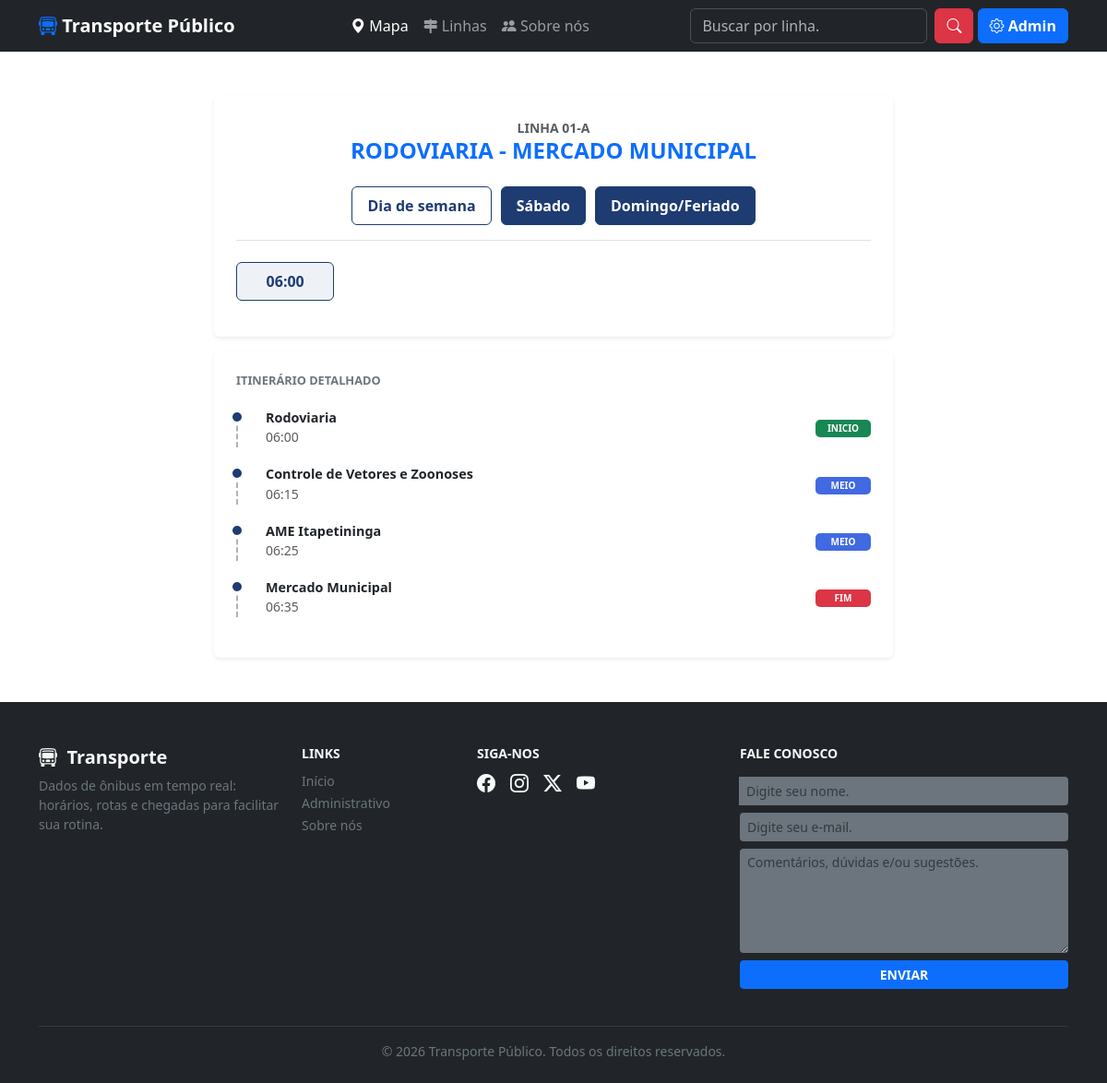
Screenshot of /linhas.php?view=detalhes&id=1&id_horario=1 with the database file from the repository.
### tables this page shows
CREATE TABLE tblinhas (
    id_linha INT PRIMARY KEY AUTO_INCREMENT,
    codigo VARCHAR(20) UNIQUE NOT NULL,
    nome VARCHAR(100) NOT NULL,
    operadora VARCHAR(100)
);

CREATE TABLE tbhorario_programados (
    id_horario INT PRIMARY KEY AUTO_INCREMENT,
    id_linha INT NOT NULL,
    dia_semana VARCHAR(50) NOT NULL,  
    horario_partida TIME NOT NULL,
    FOREIGN KEY (id_linha) REFERENCES tblinhas(id_linha) ON DELETE CASCADE
);

CREATE TABLE tbrotas (
    id_rota INT PRIMARY KEY AUTO_INCREMENT,
    id_linha INT NOT NULL,   
    id_horario INT NOT NULL, 
    id_ponto INT NOT NULL,  
    ordem INT NOT NULL,     
    
    horario_previsto TIME DEFAULT NULL,  
    tipo_ponto VARCHAR(20) DEFAULT 'meio',  

     
    FOREIGN KEY (id_linha) REFERENCES tblinhas(id_linha) ON DELETE CASCADE,
    FOREIGN KEY (id_horario) REFERENCES tbhorario_programados(id_horario) ON DELETE CASCADE,
    FOREIGN KEY (id_ponto) REFERENCES tbpontos(id_ponto) ON DELETE CASCADE
);

CREATE TABLE tbpontos (
    id_ponto INT PRIMARY KEY AUTO_INCREMENT,
    nome VARCHAR(100) NOT NULL,
    latitude DECIMAL(10,6) NOT NULL,
    longitude DECIMAL(10,6) NOT NULL
);

### linhas.php (the view, shortened to what this page needs)
<?php
require_once 'connections/db_connect.php';
$view = isset($_GET['view']) ? $_GET['view'] : 'lista';
$id_linha = isset($_GET['id']) ? (int)$_GET['id'] : 0;
$id_horario = isset($_GET['id_horario']) ? (int)$_GET['id_horario'] : 0;
?>
<!DOCTYPE html>
<html lang="pt-br">
<head>
    <link rel="stylesheet" href="css/meu_estilo.css">
    <link rel="stylesheet" href="css/fonts.css">
    <link rel="stylesheet" href="css/bootstrap.css">
    <link rel="stylesheet" href="css/bootstrap-icons.css">
</head>
<body>
<?php if(file_exists('menu.php')) include 'menu.php'; ?>
<div class="container my-5">
    <?php if ($view == 'lista'): ?>
        <div class="row g-3">
            <?php
            $stmt = $pdo->query("SELECT * FROM tblinhas ORDER BY codigo ASC");
            foreach ($stmt->fetchAll() as $linha):
            ?>
                <div class="col-md-4">
                    <div class="card h-100 border-0 shadow-sm" style="border-left: 5px solid var(--cor-primaria) !important; cursor:pointer;" onclick="location.href='?view=detalhes&id=<?= $linha['id_linha'] ?>'">
                        <div class="card-body py-3">
                            <span class="badge bg-primary mb-1"><?= $linha['codigo'] ?></span>
                            <h6 class="card-title mb-0 fw-bold"><?= $linha['nome'] ?></h6>
                        </div>
                    </div>
                </div>
            <?php endforeach; ?>
        </div>
    <?php elseif ($view == 'detalhes' && $id_linha > 0): ?>
        <?php
            $stmtLinha = $pdo->prepare("SELECT * FROM tblinhas WHERE id_linha = ?");
            $stmtLinha->execute([$id_linha]);
            $dadosLinha = $stmtLinha->fetch();
            if ($dadosLinha):
                $stmtH = $pdo->prepare("SELECT * FROM tbhorario_programados WHERE id_linha = ? ORDER BY horario_partida ASC");
                $stmtH->execute([$id_linha]);
                $listaHorarios = $stmtH->fetchAll();
                $uteis = []; $sab = []; $dom = [];
                $aba_ativa = 't1';
                foreach($listaHorarios as $h) {
                    $d = mb_strtolower($h['dia_semana']);
                    if(strpos($d, 'sab') !== false) {
                        $sab[] = $h;
                        if ($id_horario == $h['id_horario']) $aba_ativa = 't2';
                    } elseif(strpos($d, 'dom') !== false || strpos($d, 'fer') !== false) {
                        $dom[] = $h;
                    } else {
                        $uteis[] = $h;
                        if ($id_horario == $h['id_horario']) $aba_ativa = 't1';
                    }
                }
        ?>
            <div class="row">
                <div class="col-lg-8 mx-auto">
                    <div class="card shadow-sm border-0 p-4 mb-3 text-center"> <small class="text-muted fw-bold">LINHA <?= $dadosLinha['codigo'] ?></small>
                        <h4 class="text-primary fw-bold text-uppercase mb-4"><?= $dadosLinha['nome'] ?></h4>
                        <ul class="nav nav-pills justify-content-center mb-3" role="tablist">
                            <li class="nav-item">
                                <button class="nav-link custom-tab <?= $aba_ativa == 't1' ? 'active' : '' ?>" data-bs-toggle="pill" data-bs-target="#t1">Dia de semana</button>
                            </li>
                            <li class="nav-item">
                                <button class="nav-link custom-tab <?= $aba_ativa == 't2' ? 'active' : '' ?>" data-bs-toggle="pill" data-bs-target="#t2">Sábado</button>
                            </li>
                            <li class="nav-item">
                                <button class="nav-link custom-tab <?= $aba_ativa == 't3' ? 'active' : '' ?>" data-bs-toggle="pill" data-bs-target="#t3">Domingo/Feriado</button>
                            </li>
                        </ul>
                        <div class="tab-content border-top pt-2">
                            <?php
                            $secoes = ['t1' => $uteis, 't2' => $sab, 't3' => $dom];
                            foreach($secoes as $idT => $dados):
                            ?>
                                <div class="tab-pane fade <?= $aba_ativa == $idT ? 'show active' : '' ?>" id="<?= $idT ?>">
                                    <div class="grid-horarios">
                                        <?php foreach($dados as $h):
                                            $active = ($id_horario == $h['id_horario']) ? 'active' : '';
                                        ?>
                                            <a href="?view=detalhes&id=<?= $id_linha ?>&id_horario=<?= $h['id_horario'] ?>" class="horario-btn <?= $active ?>">
                                                <?= date('H:i', strtotime($h['horario_partida'])) ?>
                                            </a>
                                        <?php endforeach; ?>
                                    </div>
                                </div>
                            <?php endforeach; ?>
                        </div>
                    </div>
                    <?php if ($id_horario > 0): ?>
                        <div class="card shadow-sm border-0 p-4">
                            <h6 class="fw-bold text-secondary mb-4" style="font-size: 0.8rem">ITINERÁRIO DETALHADO</h6>
                            <?php
                            $stmtRotas = $pdo->prepare("SELECT p.nome, r.tipo_ponto, r.horario_previsto FROM tbrotas r JOIN tbpontos p ON r.id_ponto = p.id_ponto WHERE r.id_horario = ? ORDER BY r.ordem ASC");
                            $stmtRotas->execute([$id_horario]);
                            foreach ($stmtRotas->fetchAll() as $ponto):
                                $tipo = mb_strtolower($ponto['tipo_ponto']);
                                $cor = ($tipo == 'inicio') ? 'bg-inicio' : (($tipo == 'fim') ? 'bg-fim' : 'bg-meio');
                            ?>
                                <div class="ponto-item text-start"> <div class="d-flex justify-content-between align-items-center">
                                        <div>
                                            <h6 class="mb-0 fw-bold" style="font-size: 0.9rem;"><?= htmlspecialchars($ponto['nome']) ?></h6>
                                            <small class="text-muted"><?= date('H:i', strtotime($ponto['horario_previsto'])) ?></small>
                                        </div>
                                        <div class="status-badge <?= $cor ?>"><?= $ponto['tipo_ponto'] ?></div>
                                    </div>
                                </div>
                            <?php endforeach; ?>
                        </div>
                    <?php endif; ?>
                </div>
            </div>
        <?php endif; ?>
    <?php endif; ?>
</div>
<?php if(file_exists('rodape.php')) include 'rodape.php'; ?>
</body>
</html>

### css/meu_estilo.css (style rules this page uses)
:root { --cor-primaria: #1e3c72; --cor-fundo: #f4f7f6; }
body { background-color: #f4f7f6; font-family: 'Segoe UI', Tahoma, Geneva, Verdana, sans-serif; }
.ponto-item { position: relative; padding-left: 30px; margin-bottom: 20px; border-left: 2px dashed #adb5bd; }
.ponto-item::before { content: ""; position: absolute; left: -9px; top: 0; width: 16px; height: 16px; background-color: #1e3c72; border-radius: 50%; border: 3px solid white; }

### linhas.php (style rules this page uses)
:root { --cor-primaria: #1e3c72; --cor-fundo: #f4f7f6; }
body { display: flex; flex-direction: column; min-height: 100vh; margin: 0; background-color: var(--cor-fundo); font-family: 'Segoe UI', sans-serif; }
.container.my-5 { flex: 1; }
.nav-pills .nav-link.custom-tab { background-color: var(--cor-primaria); color: white; font-weight: 600; margin: 0 5px; border: 1px solid var(--cor-primaria); }
.nav-pills .nav-link.custom-tab.active { background-color: white !important; color: var(--cor-primaria) !important; border: 1px solid var(--cor-primaria); }
.grid-horarios { display: grid; grid-template-columns: repeat(auto-fill, minmax(90px, 1fr)); gap: 10px; padding: 15px 0; }
.horario-btn { background: white; border: 1px solid #ddd; border-radius: 6px; padding: 8px; text-align: center; text-decoration: none; color: #333; font-weight: bold; }
.horario-btn.active { background-color: #eef2f7; border-color: var(--cor-primaria); color: var(--cor-primaria); }
.status-badge { display: inline-block; padding: 2px 8px; font-size: 10px; font-weight: bold; text-transform: uppercase; border-radius: 5px; color: white; min-width: 60px; text-align: center; }
.bg-inicio { background-color: #198754; }
.bg-meio { background-color: #4169E1; }
.bg-fim { background-color: #dc3545; }
.ponto-item { position: relative; padding-left: 25px; margin-bottom: 12px; border-left: 2px dashed #ccc; }
.ponto-item::before { content: ""; position: absolute; left: -7px; top: 6px; width: 12px; height: 12px; background-color: var(--cor-primaria); border-radius: 50%; }

### rows the page displays
tblinhas: codigo "01-A", nome "RODOVIARIA - MERCADO MUNICIPAL"
tbhorario_programados: horario_partida "06:00"
tbrotas: id_ponto.nome "Rodoviaria", horario_previsto "06:00", tipo_ponto "INICIO"
tbrotas: id_ponto.nome "Controle de Vetores e Zoonoses", horario_previsto "06:15", tipo_ponto "MEIO"
tbrotas: id_ponto.nome "AME Itapetininga", horario_previsto "06:25", tipo_ponto "MEIO"
tbrotas: id_ponto.nome "Mercado Municipal", horario_previsto "06:35", tipo_ponto "FIM"
